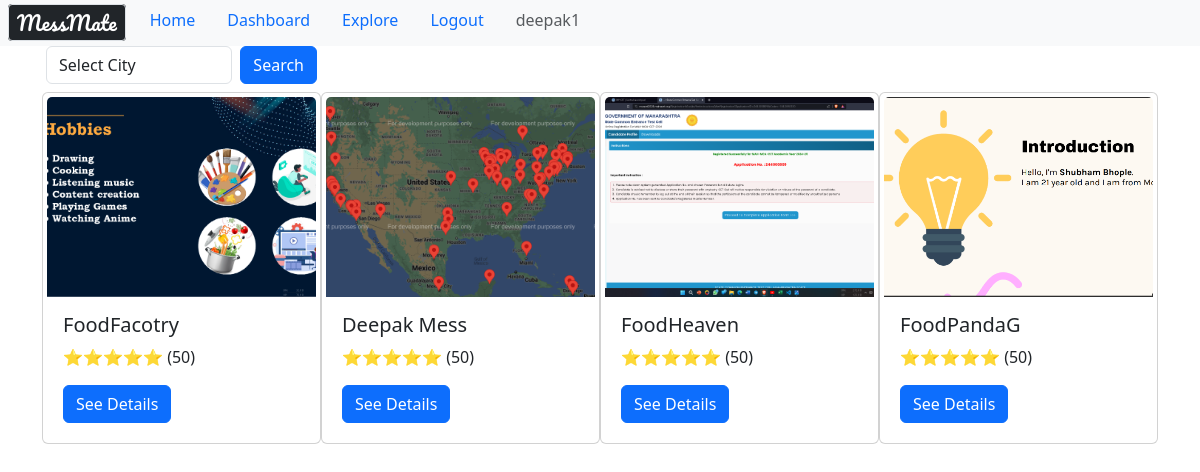
Screenshot of /explore/ (signed in) with the database file from the repository.
### accounts/models.py (models this page shows)
class MessmateUser(AbstractBaseUser, PermissionsMixin):
    groups = models.ManyToManyField(
        Group,
        related_name="messmate_users",  # Custom related_name to avoid conflict
        blank=True
    )
    user_permissions = models.ManyToManyField(
        Permission,
        related_name="messmate_users_permissions",  # Custom related_name to avoid conflict
        blank=True
    )
    username = models.CharField(max_length=150, unique=True)
    email = models.EmailField(unique=True)
    first_name = models.CharField(max_length=30, blank=True, null=True)
    last_name = models.CharField(max_length=30, blank=True, null=True)
    is_active = models.BooleanField(default=True)
    is_staff = models.BooleanField(default=False)
    is_mess_owner = models.BooleanField(default=False)
    objects = MessmateUserManager()
    USERNAME_FIELD = 'username'
    REQUIRED_FIELDS = ['email']
    def __str__(self):
        return self.username

### mess_owner/models.py (models this page shows)
class mess(models.Model):
    user_id = models.ForeignKey('accounts.MessmateUser', on_delete=models.CASCADE)
    mess_name = models.CharField(max_length=50)
    loc = models.CharField(max_length=500)
    mess_owner_name = models.CharField(max_length=50)
    mess_image = models.ImageField(upload_to="images")
    mess_ratings = models.IntegerField(validators=[MinValueValidator(0), MaxValueValidator(5)], null=True)
    date_created = models.DateTimeField(default=timezone.now)

### explore/views.py (the view)
# urls.py: path('explore/', include('explore.urls')),
@login_required(login_url="/accounts/login")
def explore(request):
    if request.method == 'POST' and request.POST.get('city') != "Select City":
        city = request.POST.get('city')
        mess_obj = mess.objects.filter(loc=city).values_list('mess_name', 'mess_image')
    else:
        mess_obj = mess.objects.all()
    content = {"mess": mess_obj}
    return render(request, 'explore/explore.html', content)

### explore/templates/explore/explore.html (shortened to what this page needs)
{% extends "base.html" %}
{% block content %}
<div class="container">
  <form method="post" class="form-group d-flex flex-row col-lg-3 col-md-6">
    <select class="form-control mx-1"  name='city'>
      <option>Select City</option>
    </select>
    <button type="submit" class="btn btn-primary mx-1">Search</button>
  </form>
</div>
<div class="container d-flex flex-wrap">
    {% for m in mess %}
      <div class="card p-1 col-12 col-lg-3 col-md-6 my-2">
            <img src="/media/{{m.mess_image}}" class="card-img-top img-fluid" alt="{{m.image}}" style="object-fit: cover; height: 200px;">
          <div class="card-body">
              <h5 class="card-title">{{m.mess_name}}</h5>
              <p class="card-text">⭐⭐⭐⭐⭐ (50)</p>
              <a href="{% url '/explore/menu' pk=m.pk %}" class="btn btn-primary">See Details</a>
          </div>
      </div>
    {% endfor %}
</div>
{% endblock content %}

### templates/base.html (shortened to what this page needs)
<!DOCTYPE html>
{% load static %}
<html lang="en">
<head>
    <link href="https://cdn.jsdelivr.net/npm/bootstrap@5.3.3/dist/css/bootstrap.min.css" rel="stylesheet">
</head>
<body>
    <ul class="nav justify-content-start bg-light">
      <div class = "m-2 ">
        <a class="navbar-brand border rounded-1 px-2 bg-dark" href="/" style="
          font-family: Pacifico;
          font-size: 20px;
          font-style: normal;
          color: white;"
        > MessMate</a>
      </div>
        <li class="nav-item">
          <a class="nav-link" href="/">Home</a>
        </li>
        {% if request.user.is_authenticated %}
          {% if request.user.is_mess_owner %}
            <li class="nav-item">
              <a class="nav-link" href="/dashboard">Dashboard</a>
            </li>
          {% endif %}
        {% endif %}
        <li class="nav-item">
            <a class="nav-link" href="/explore">Explore</a>
        </li>
        {% if request.user.is_authenticated %}
            <li class="nav-item">
                <a class="nav-link" href="/accounts/logout">Logout</a>
            </li>
        {% endif %}
        <li class="nav-item">
          <a class="nav-link disabled" href="#" tabindex="-1" aria-disabled="true">{{request.user}}</a>
        </li>
      </ul>
      {% block  content%}
      {% endblock content %}
</body>
</html>

### rows the page displays
MessmateUser: user "deepak1"
mess: mess_image (picture), mess_name "FoodFacotry"
mess: mess_image (picture), mess_name "Deepak Mess"
mess: mess_image (picture), mess_name "FoodHeaven"
mess: mess_image (picture), mess_name "FoodPandaG"
